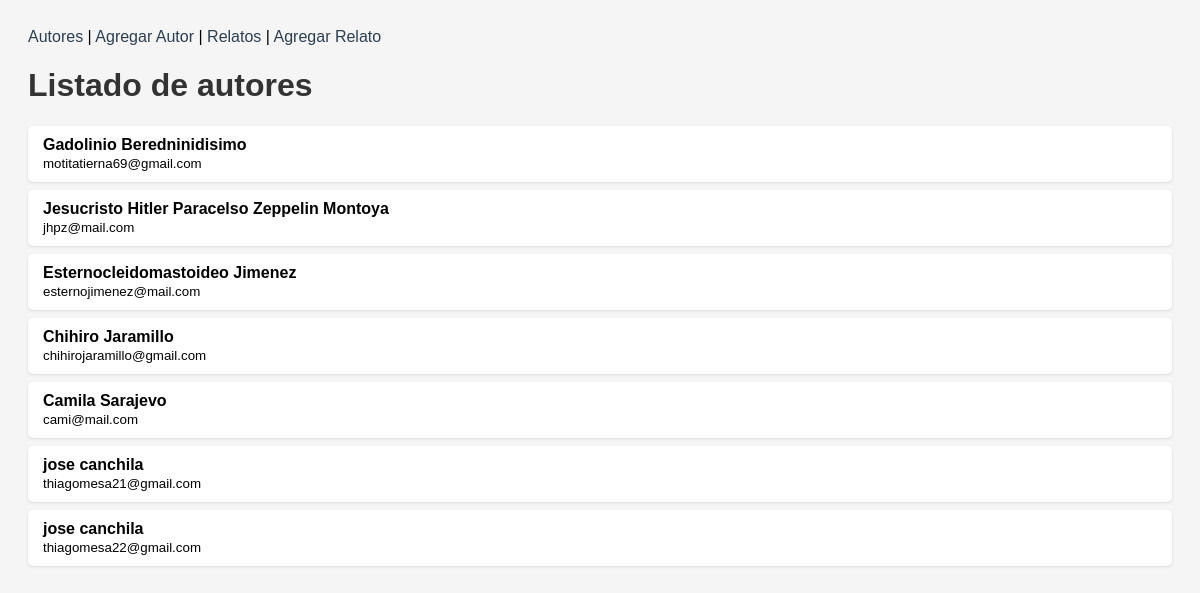
The page /autores/ on the database its author committed.
### relatos/models.py (models this page shows, shortened)
class Autor(models.Model):
    nombre = models.CharField(max_length=100)
    email = models.EmailField(unique=True)

### relatos/views.py (the view)
# urls.py: path('autores/', views.lista_autores, name='lista_autores'),
def lista_autores(request):
    autores = Autor.objects.all()
    return render(request, 'relatos/lista_autores.html', {'autores': autores, 'titulo': 'Listado de autores' })

### relatos/templates/relatos/lista_autores.html (shortened to what this page needs)
<!DOCTYPE html>
<html lang="es">
<head>
</head>
<body>
  <nav class="nav">
    <a href="{% url 'lista_autores' %}">Autores</a> |
    <a href="{% url 'agregar_autor' %}">Agregar Autor</a> |
    <a href="{% url 'lista_relatos' %}">Relatos</a> |
    <a href="{% url 'agregar_relato' %}">Agregar Relato</a>
  </nav>
  <h1>{{ titulo }}</h1>
  <ul>
    {% for autor in autores %}
      <li>
        <strong>{{ autor.nombre }}</strong><br />
        <small>{{ autor.email }}</small>
      </li>
    {% empty %}
      <li>No hay autores registrados.</li>
    {% endfor %}
  </ul>
</body>
</html>

### relatos/templates/relatos/lista_autores.html (style rules this page uses)
body { font-family: Arial, sans-serif; padding: 20px; background: #f5f5f5; }
h1 { color: #333; }
ul { list-style-type: none; padding: 0; }
li { background: white; margin-bottom: 8px; padding: 10px 15px; border-radius: 5px; box-shadow: 0 1px 3px rgba(0,0,0,0.1); }
a { text-decoration: none; color: #2c3e50; }
.nav { margin-bottom: 20px; }

### rows shown on the page
Autor: nombre "Gadolinio Beredninidisimo", email "motitatierna69@gmail.com"
Autor: nombre "Jesucristo Hitler Paracelso Zeppelin Montoya", email "jhpz@mail.com"
Autor: nombre "Esternocleidomastoideo Jimenez", email "esternojimenez@mail.com"
Autor: nombre "Chihiro Jaramillo", email "chihirojaramillo@gmail.com"
Autor: nombre "Camila Sarajevo", email "cami@mail.com"
Autor: nombre "jose canchila", email "thiagomesa21@gmail.com"
Autor: nombre "jose canchila", email "thiagomesa22@gmail.com"

### other values the page prints
{{ titulo }} "Listado de autores"
